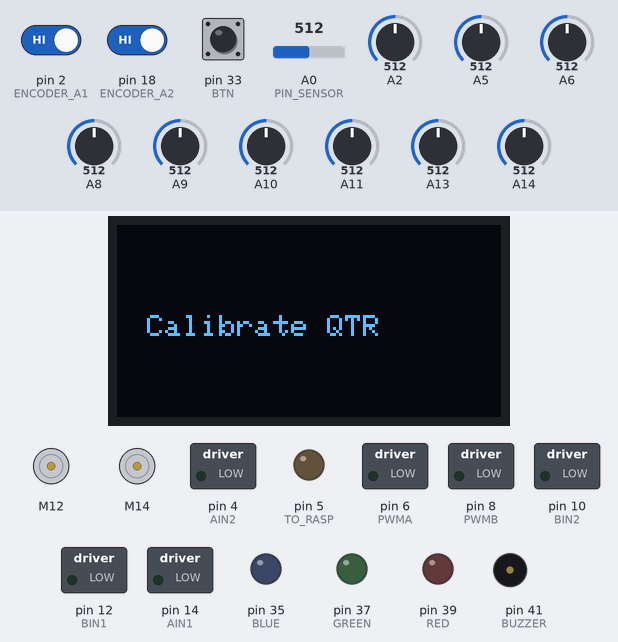
Bench run of a sketch on a simulated Arduino Mega 2560, built with avr-gcc and run on an emulated ATmega2560. On the bench: 128×64 one-colour display, 2 × DC motor (green arrow = forward, orange = backward, longer = faster), switched loads named in the sketch (green lamp = pin HIGH), output pins drawn as LEDs (lit = HIGH), buzzer (waves = sounding, pin HIGH). The inputs (shaded band) are chosen by the test bench; at power-on: pin 33 (BTN) LOW, A2 = 512, A5 = 512, A0 (PIN_SENSOR) = 512, A8 = 512, pin 2 (ENCODER_A1) HIGH, pin 18 (ENCODER_A2) HIGH, A6 = 512, A9 = 512, A10 = 512, A11 = 512, A13 = 512, A14 = 512. What the sketch prints to the serial monitor is not drawn.

Above: at 1.4 s.
1.5 s: pin 33 (BTN) pulled HIGH for 0.15 s
At 3.1 s:
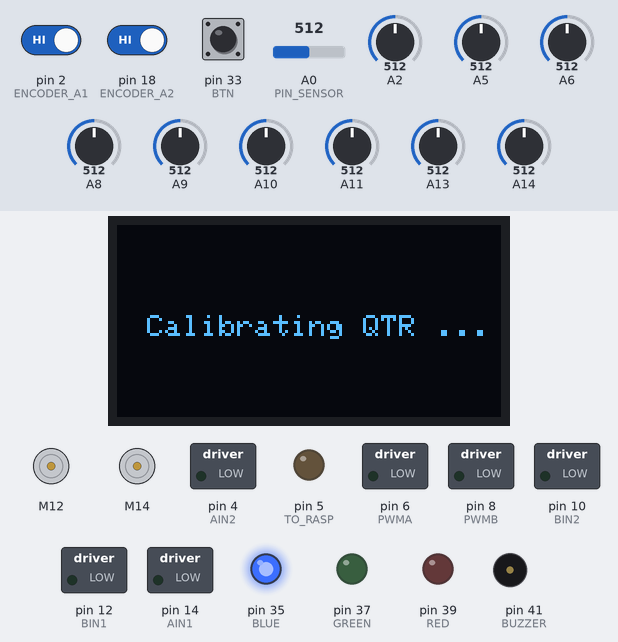
4.6 s: pin 33 (BTN) pulled HIGH for 3.2 s
At 9.0 s:
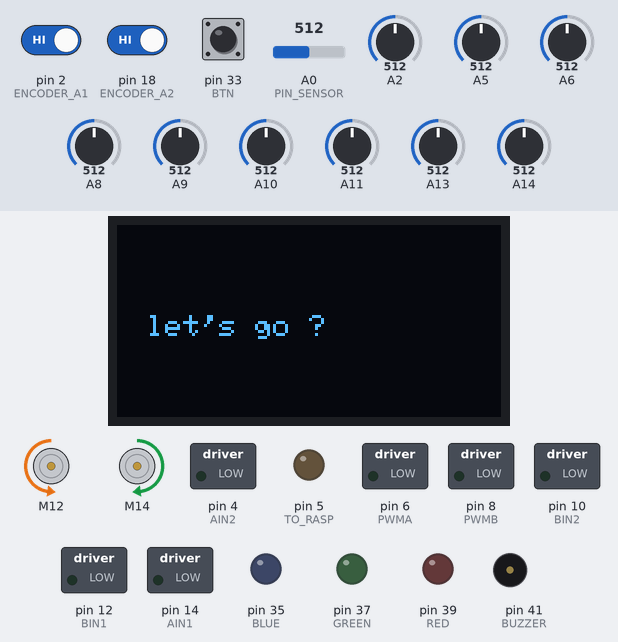
9.3 s: A2 set to 130
At 10.1 s:
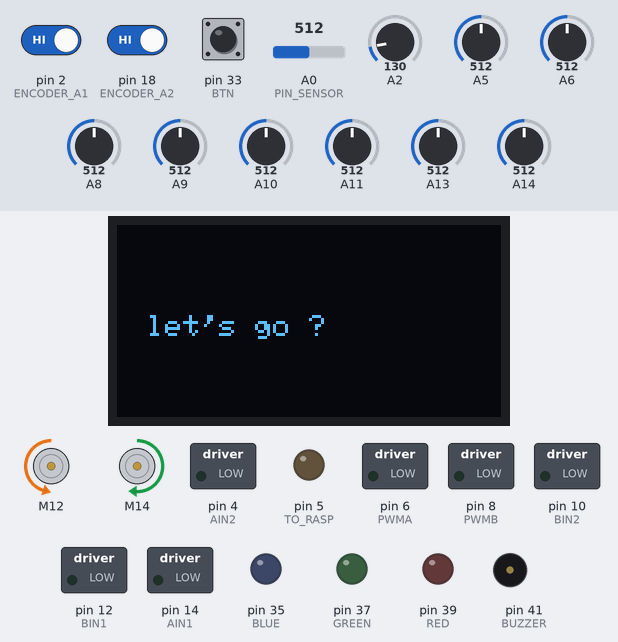
10.8 s: A5 set to 306
At 11.4 s:
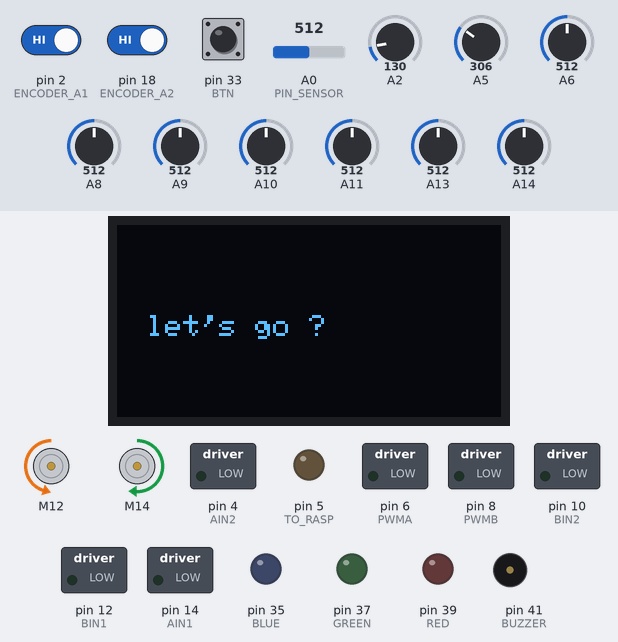
12.3 s: A0 (PIN_SENSOR) set to 30
At 13.5 s:
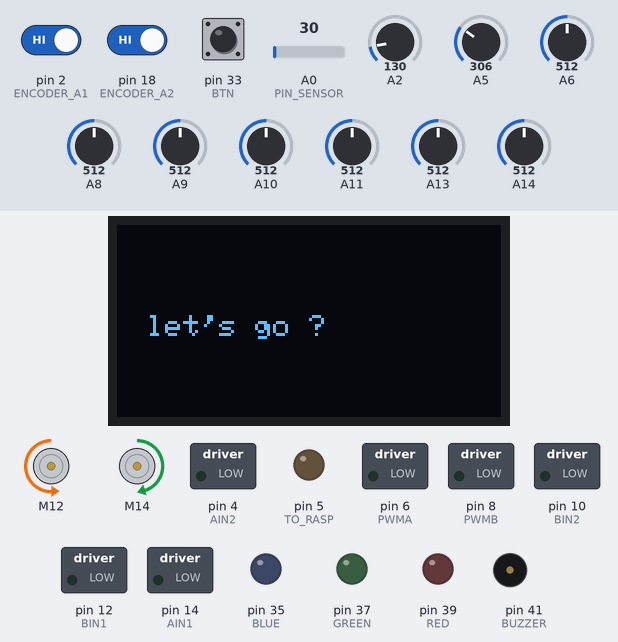
13.8 s: A8 set to 490
At 14.7 s:
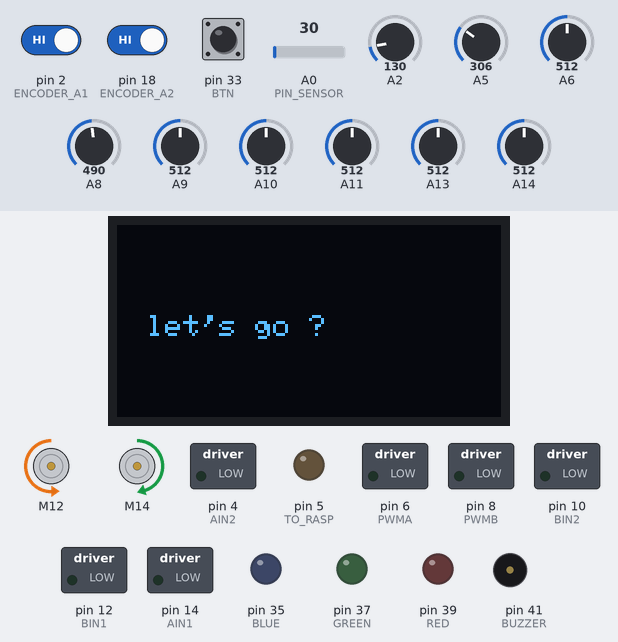
Timing chart, 0 to 16.3 s (numbered marks = the images above; inputs shaded):
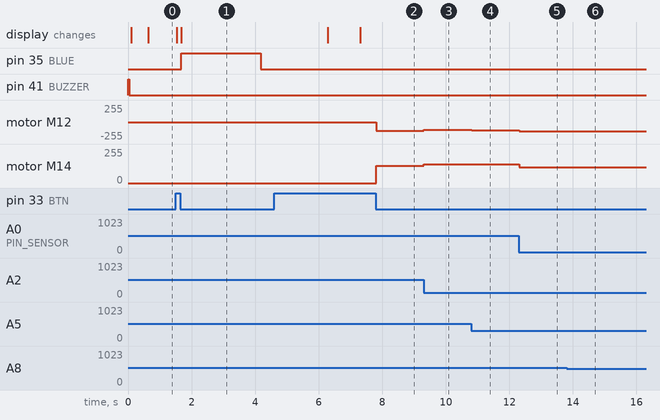

The sketch:

enstab_competition.ino
```cpp
/*
 * enstab_competition - Fast line follower robot (Arduino Mega 2560 Pro)
 *
 * Sketch files (the Arduino IDE merges them in this order):
 *   enstab_competition.ino  -> includes, pin config, globals, setup() and loop()
 *   Bluetooth.ino           -> Bluetooth remote control (handleVoiceCommand)
 *   Encoder.ino             -> wheel encoders, encoder-based moves
 *   Gyro.ino                -> MPU6050 init and angle reading (MPU6050_light)
 *   Line_Follower.ino       -> QTR calibration, speed presets, PID line following
 *   Utils.ino               -> motors, LED, buzzer, sensors, OLED, sensor helpers
 */

#include <Wire.h>
#include <Adafruit_GFX.h>
#include <Adafruit_SSD1306.h>
#include <SparkFun_TB6612.h>
#include <QTRSensors.h>
#include <MPU6050_light.h>
#include <SoftwareSerial.h>

// ============================== RUN MODE ==============================
// 0 = line following (press the button to stop / restart)
// 1 = Bluetooth remote control (see Bluetooth.ino)
#define USE_BLUETOOTH 0

// ============================== BLUETOOTH =============================
#define BT_RX 13  // Arduino RX  <- module TX
#define BT_TX 11  // Arduino TX  -> module RX
SoftwareSerial bluetooth(BT_RX, BT_TX);

// ============================== MPU6050 ===============================
// MPU6050_light library. Default I2C address 0x68 (AD0 low);
// if AD0 is high, call mpu.setAddress(0x69) before mpu.begin().
MPU6050 mpu(Wire);

// ======================== TB6612FNG MOTOR DRIVER ======================
#define AIN1    14
#define AIN2    4
#define BIN1    12
#define BIN2    10
#define PWMA    6   // Motor A PWM
#define PWMB    8   // Motor B PWM
#define STBY    -1  // Standby pin (not used)
#define OFFSETL 1
#define OFFSETR -1

Motor MotorR = Motor(AIN1, AIN2, PWMA, OFFSETL, STBY);
Motor MotorL = Motor(BIN1, BIN2, PWMB, OFFSETR, STBY);

// ============================== ENCODERS ==============================
#define ENCODER_A1 2   // Motor 1 encoder
#define ENCODER_B1 3
#define ENCODER_A2 18  // Motor 2 encoder
#define ENCODER_B2 19

// ============================ RASPBERRY PI ============================
#define TO_RASP 5  // Output to the Raspberry Pi
#define IN_A    7  // Input from the Raspberry Pi
#define IN_B    9  // Input from the Raspberry Pi

// ============================ OLED DISPLAY ============================
#define SCREEN_WIDTH  128  // OLED width, in pixels
#define SCREEN_HEIGHT 64   // OLED height, in pixels
#define OLED_RESET    -1   // Reset pin (-1 = shared with Arduino reset)

Adafruit_SSD1306 display(SCREEN_WIDTH, SCREEN_HEIGHT, &Wire, OLED_RESET);

// =============================== DEVICES ==============================
constexpr uint8_t RED    = 39;
constexpr uint8_t GREEN  = 37;
constexpr uint8_t BLUE   = 35;

constexpr uint8_t BUZZER = 41;
constexpr uint8_t BTN    = 33;

constexpr uint8_t ECHO   = 15;
constexpr uint8_t TRIG   = 17;

constexpr uint8_t PROX_L = 22;
constexpr uint8_t PROX_R = 11;
constexpr uint8_t PROX_a = 19;

// ============================= QTR SENSORS ============================
constexpr uint8_t SENSORCOUNT = 14;
#define PIN_SENSOR A0

uint16_t SensorValues[SENSORCOUNT];

const uint8_t Analog_Pins[] = {
  PIN_SENSOR
};

QTRSensors qtr;

// Manual calibration values (see loadManualCalibration() in Line_Follower.ino)
uint16_t manualMin[SENSORCOUNT] = { 946, 932, 929, 927, 927, 926, 934, 938, 934, 927, 931, 931, 933, 940 };  // Black
uint16_t manualMax[SENSORCOUNT] = { 990, 987, 986, 977, 985, 982, 976, 985, 985, 977, 984, 986, 980, 980 };  // White

// ========================== LINE FOLLOWER PID =========================
uint16_t position;
int16_t P;
int16_t I;
int16_t D;
int16_t lastError   = 0;
int16_t error       = 0;
int16_t motorspeed  = 0;
int16_t motorspeedl = 0;  // Left
int16_t motorspeedr = 0;  // Right
int16_t MAXSPEEDR   = 0;  // Max speed, right motor
int16_t MAXSPEEDL   = 0;  // Max speed, left motor
int16_t BASESPEEDR  = 0;  // Base speed, right motor
int16_t BASESPEEDL  = 0;  // Base speed, left motor
float Kp = 0.0;
float Ki = 0.0;
float Kd = 0.0;

// ===================== PROTOTYPES (default arguments) =================
void stopMotors(int time = 0);
bool allSensors(char m = 'B');
bool sensorIs(int index, char color = 'B');
bool sensorsMatch(int indexes[], int size, char s = '>', int threshold = 500);
void turnWithEncoders(char rot, String meth = "adi");
void followLine(bool ret = true, char mode = 'B');
void followLineThroughGaps(bool ret = true, char mode = 'B');
void followLineRecover(char mode = 'B');

// =============================== SETUP ================================
void setup(void)
{
  Serial.begin(9600);
  bluetooth.begin(9600);

  pinMode(BUZZER, OUTPUT);
  pinMode(TRIG, OUTPUT);
  pinMode(ECHO, INPUT);
  pinMode(BTN, INPUT);
  pinMode(RED, OUTPUT);
  pinMode(GREEN, OUTPUT);
  pinMode(BLUE, OUTPUT);
  pinMode(PROX_R, INPUT);
  pinMode(PROX_L, INPUT);
  pinMode(PROX_a, INPUT);

  pinMode(TO_RASP, OUTPUT);
  pinMode(IN_A, INPUT);
  pinMode(IN_B, INPUT);

  pinMode(AIN1, OUTPUT);
  pinMode(AIN2, OUTPUT);
  pinMode(BIN1, OUTPUT);
  pinMode(BIN2, OUTPUT);
  pinMode(PWMA, OUTPUT);
  pinMode(PWMB, OUTPUT);

  pinMode(ENCODER_A1, INPUT_PULLUP);
  pinMode(ENCODER_B1, INPUT_PULLUP);
  pinMode(ENCODER_A2, INPUT_PULLUP);
  pinMode(ENCODER_B2, INPUT_PULLUP);
  attachInterrupt(digitalPinToInterrupt(ENCODER_A1), isrEncoder1, RISING);
  attachInterrupt(digitalPinToInterrupt(ENCODER_A2), isrEncoder2, RISING);

  beep(1, 40);
  setLed(0, 0, 0);

  qtr.setTypeAnalog();
  qtr.setSensorPins(Analog_Pins, SENSORCOUNT);

  if (!display.begin(SSD1306_SWITCHCAPVCC, 0x3C)) {
    Serial.println(F("SSD1306 allocation failed"));
    while (1);  // Stop here
  }
  display.setTextColor(SSD1306_WHITE);
  delay(500);
  display.clearDisplay();

  Serial.println(F("restart"));
  startupSequence();
  mediumSpeedConfig();
}

// ================================ LOOP ================================
void loop(void)
{
#if USE_BLUETOOTH
  handleVoiceCommand();
#else
  // The track-specific mission programs used in competition are not published.
  // This mode follows the line until the button is pressed.
  while (digitalRead(BTN));       // Wait for release
  while (digitalRead(BTN) == 0) {
    followLine();
  }
  stopMotors();
  while (digitalRead(BTN));       // Wait for release
  while (digitalRead(BTN) == 0);  // Wait for press to run again
#endif
}

// ========================== STARTUP SEQUENCE ==========================
static void startupSequence(void)
{
  // QTR sensor calibration
  showText("Calibrate QTR");
  while (digitalRead(BTN) == 0);  // Wait for press
  showText("wait");
  setLed(0, 0, 0);
  while (digitalRead(BTN));       // Wait for release
  showText("Calibrating QTR ...");
  calibrateSensors();                  // or loadManualCalibration();
  showText("QTR calibrated");

  // Gyro calibration (disabled)
  // showText("Calibrate gyro");
  // while (digitalRead(BTN) == 0);
  // showText("wait");
  // while (digitalRead(BTN));
  // setLed(0, 1, 0);
  // initGyro();
  // setLed(0, 0, 0);
  // beep(2, 30);
  // showText("Gyro calibrated");

  delay(1000);

  // Show sensor bars until the button is pressed
  while (digitalRead(BTN) == 0) {
    showSensorScreen();
  }
  showText("let's go ?");
}
```

Bluetooth.ino
```cpp
// ============================================================
//  Bluetooth.ino - remote control over an HC-05 / HC-06 module
// ============================================================
//
//  The module is on SoftwareSerial "bluetooth" (pins BT_RX / BT_TX,
//  see enstab_competition.ino). Set USE_BLUETOOTH to 1 to use it in loop().
//
//  Commands:
//    'F' -> forward     'B' -> backward
//    'R' -> right       'L' -> left
//    'D' -> dance (turn right for 300 ms)
//    'S' -> stop

#define BT_SPEED      100  // Motor speed for Bluetooth moves (0..255)
#define DANCE_TIME_MS 300

void handleVoiceCommand(void)
{
  if (!bluetooth.available()) return;

  char cmd = bluetooth.read();

  switch (cmd) {
    case 'F':  // Forward
      setMotorSpeeds(BT_SPEED, BT_SPEED);
      break;
    case 'B':  // Backward
      setMotorSpeeds(-BT_SPEED, -BT_SPEED);
      break;
    case 'R':  // Turn right
      setMotorSpeeds(BT_SPEED, -BT_SPEED);
      break;
    case 'L':  // Turn left
      setMotorSpeeds(-BT_SPEED, BT_SPEED);
      break;
    case 'D':  // Dance: turn right for 300 ms
      setMotorSpeeds(BT_SPEED, -BT_SPEED);
      delay(DANCE_TIME_MS);
      stopMotors();
      break;
    case 'S':  // Stop
      stopMotors();
      break;
    default:   // Ignore anything else (e.g. '\r', '\n')
      break;
  }
}
```

Encoder.ino
```cpp
// ============================================================
//  Encoder.ino - wheel encoders and encoder-based moves
// ============================================================

volatile long count1 = 0, count2 = 0;  // Encoder pulse counts
long targetPulses = 0;

// Encoder interrupts
void isrEncoder1() { count1++; }
void isrEncoder2() { count2++; }

// Trajectory correction PID
double Kp_corr = 1.5, Ki_corr = 0.004, Kd_corr = 0;
double integral_corr = 0, previousError_corr = 0;

double computeSyncCorrection(double error)
{
  integral_corr += error;
  double derivative = error - previousError_corr;
  double correction = (Kp_corr * error) + (Ki_corr * integral_corr) + (Kd_corr * derivative);
  previousError_corr = error;
  return correction;
}

// Drive straight for "rotations" wheel turns, keeping both wheels in sync
void driveStraightEncoders(int rotations, int baseSpeed)
{
  targetPulses = rotations * 112;  // Turns -> pulses
  setMotorSpeeds(120, 120);
  delay(50);
  count1 = 0;
  count2 = 0;

  while (count1 < targetPulses || count2 < targetPulses) {
    double trajectoryError = count1 - count2;  // Pulse difference between wheels
    double correction = computeSyncCorrection(trajectoryError);
    int motor1Speed = constrain(baseSpeed - correction, 0, baseSpeed + 20);
    int motor2Speed = constrain(baseSpeed + correction, 0, baseSpeed + 20);
    setMotorSpeeds(motor1Speed, motor2Speed);
  }
  stopMotors();
  Serial.println(F("Move done"));
}

// Move one wheel / spin for "rotations" wheel turns
// motor: 'g' = left wheel only, 'l' = spin (left fwd, right back),
//        'd' = right wheel only, other = spin (right fwd, left back)
void rotateWheels(char motor, float rotations, int baseSpeed)
{
  int targetPulses = rotations * 200;  // Turns -> pulses
  count1 = 0;
  count2 = 0;

  if (motor == 'g') {
    setMotorSpeeds(baseSpeed, 0);
    while (count1 < targetPulses);
  } else if (motor == 'l') {
    setMotorSpeeds(baseSpeed, -baseSpeed);
    while (count1 < targetPulses);
  } else if (motor == 'd') {
    setMotorSpeeds(0, baseSpeed);
    while (count2 < targetPulses);
  } else {
    setMotorSpeeds(-baseSpeed, baseSpeed);
    while (count2 < targetPulses);
  }

  stopMotors();
  Serial.println(F("Move done"));
}
```

Gyro.ino
```cpp
// ============================================================
//  Gyro.ino - MPU6050 initialisation and angle reading
//  Library: MPU6050_light (rfetick), install it from the Library Manager
// ============================================================

float angle;

// ========================= INITIALISATION ========================
// Keep the robot still and flat while this runs (about 1 s).
void initGyro(void)
{
  Wire.begin();
  byte status = mpu.begin();
  Serial.print(F("MPU6050 status: "));
  Serial.println(status);  // 0 = OK
  if (status != 0) {
    Serial.println(F("MPU6050 not found, check the wiring"));
    return;
  }

  Serial.println(F("Calculating offsets, do not move the robot..."));
  delay(1000);
  mpu.calcOffsets();  // Gyro and accelerometer offsets
  Serial.println(F("Gyro ready"));
}

// ========================== ANGLE READING ========================
// Returns the current heading (yaw) in degrees, wrapped to -180 .. 180.
// MPU6050_light integrates the gyro on each update(), so call this often
// (every loop iteration while moving).
float getAngle(void)
{
  mpu.update();
  float a = fmod(mpu.getAngleZ() + 180.0, 360.0);
  if (a < 0) a += 360.0;
  return a - 180.0;
}
```

Line_Follower.ino
```cpp
// ============================================================
//  Line_Follower.ino - QTR calibration, speed presets, PID line follow
// ============================================================

// ========================== SPEED PRESETS ==========================
void straightFastConfig(void)
{
  Kp = 0.023;
  Kd = 0.15;
  MAXSPEEDR  = 240;
  MAXSPEEDL  = 240;
  BASESPEEDR = MAXSPEEDR - 20;
  BASESPEEDL = MAXSPEEDL - 20;
}

void straightSlowConfig(void)
{
  Kp = 0.015;
  Kd = 0.12;
  MAXSPEEDR  = 130;
  MAXSPEEDL  = 130;
  BASESPEEDR = MAXSPEEDR - 20;
  BASESPEEDL = MAXSPEEDL - 20;
}

void maxSpeedConfig(void)
{
  Kp = 0.04;
  Kd = 0.25;
  MAXSPEEDR  = 230;
  MAXSPEEDL  = 230;
  BASESPEEDR = MAXSPEEDR - 20;
  BASESPEEDL = MAXSPEEDL - 20;
}

void mediumSpeedConfig(void)
{
  Kp = 0.038;
  Kd = 0.2;
  MAXSPEEDR  = 140;
  MAXSPEEDL  = 140;
  BASESPEEDR = MAXSPEEDR - 10;
  BASESPEEDL = MAXSPEEDL - 10;
}

void minSpeedConfig(void)
{
  Kp = 0.027;
  Kd = 0.15;
  MAXSPEEDR  = 130;
  MAXSPEEDL  = 130;
  BASESPEEDR = MAXSPEEDR - 20;
  BASESPEEDL = MAXSPEEDL - 20;
}

void mediumSpeedTightConfig(void)
{
  Kp = 0.038;
  Kd = 0.2;
  MAXSPEEDR  = 120;
  MAXSPEEDL  = 120;
  BASESPEEDR = MAXSPEEDR - 20;
  BASESPEEDL = MAXSPEEDL - 20;
}

// ========================= PID LINE FOLLOW =========================
static void readLine(char mode)
{
  if (mode == 'B') {
    position = qtr.readLineBlack(SensorValues);
  } else if (mode == 'W') {
    position = qtr.readLineWhite(SensorValues);
  }
}

// Clamp motor speeds. ret = true allows reverse, false keeps speeds >= 0
static void limitSpeeds(bool ret)
{
  if (motorspeedl > MAXSPEEDL) motorspeedl = MAXSPEEDL;
  if (motorspeedr > MAXSPEEDR) motorspeedr = MAXSPEEDR;

  if (ret) {
    if (motorspeedl < -MAXSPEEDL) motorspeedl = -MAXSPEEDL;
    if (motorspeedr < -MAXSPEEDR) motorspeedr = -MAXSPEEDR;
  } else {
    if (motorspeedl < 0) motorspeedl = 0;
    if (motorspeedr < 0) motorspeedr = 0;
  }
}

// PD line follow (integral disabled)
// ret:  true = allow reverse, false = forward only
// mode: 'B' = black line, 'W' = white line
void followLine(bool ret, char mode)
{
  readLine(mode);

  error = (((SENSORCOUNT - 1) * 1000) / 2) - position;
  P = error;
  D = error - lastError;

  motorspeed  = (P * Kp) + (I * Ki) + (D * Kd);
  motorspeedr = BASESPEEDR + motorspeed;
  motorspeedl = BASESPEEDL - motorspeed;
  limitSpeeds(ret);

  setMotorSpeeds(motorspeedl, motorspeedr);
  lastError = error;
}

// Same as followLine (with integral), but goes straight when all sensors see white
void followLineThroughGaps(bool ret, char mode)
{
  readLine(mode);

  error = (((SENSORCOUNT - 1) * 1000) / 2) - position;
  P = error;
  I += error;
  D = error - lastError;

  motorspeed  = (P * Kp) + (I * Ki) + (D * Kd);
  motorspeedr = BASESPEEDR + motorspeed;
  motorspeedl = BASESPEEDL - motorspeed;
  limitSpeeds(ret);

  if (allSensors('W')) {
    setMotorSpeeds(140, 140);
  } else {
    setMotorSpeeds(motorspeedl, motorspeedr);
  }
  lastError = error;
}

// Forward-only line follow; when the line is lost, keeps turning to one side
void followLineRecover(char mode)
{
  readLine(mode);

  if (allSensors('W')) {
    error = ((SENSORCOUNT - 1) * 1000) / 2;
  } else {
    error = (((SENSORCOUNT - 1) * 1000) / 2) - position;
  }
  P = error;
  I += error;
  D = error - lastError;

  motorspeed  = (P * Kp) + (I * Ki) + (D * Kd);
  motorspeedr = BASESPEEDR + motorspeed;
  motorspeedl = BASESPEEDL - motorspeed;
  limitSpeeds(false);

  setMotorSpeeds(motorspeedl, motorspeedr);
  lastError = error;
}

// =========================== CALIBRATION ===========================
void calibrateSensors(void)
{
  setLed(0, 0, 1);  // Blue LED: calibration running
  for (uint16_t i = 0; i < 100; i++) {
    qtr.calibrate();
  }
  setLed(0, 0, 0);
  delay(1500);

  // Print min / max calibration values
  for (uint8_t i = 0; i < SENSORCOUNT; i++) {
    Serial.print(qtr.calibrationOn.minimum[i]);
    Serial.print(' ');
  }
  Serial.println();
  for (uint8_t i = 0; i < SENSORCOUNT; i++) {
    Serial.print(qtr.calibrationOn.maximum[i]);
    Serial.print(' ');
  }
  Serial.println();
  Serial.println();
  delay(500);
}

// Use the saved manualMin / manualMax values instead of calibrating
void loadManualCalibration(void)
{
  qtr.calibrate();  // Allocates the calibration arrays
  for (uint8_t i = 0; i < SENSORCOUNT; i++) {
    qtr.calibrationOn.minimum[i] = manualMin[i];
    qtr.calibrationOn.maximum[i] = manualMax[i];
  }
}
```

Source omitted: Utils.ino (5325 bytes)

Measured:
- after the input at 1.5 s, pin 35 (BLUE): LOW → HIGH after 0.18 s, → LOW 2.5 s later; the display: first changes at once (image 1 shows a later state)
- after the input at 4.6 s, motor M12: stopped → backward 130/255 after 3.2 s; motor M14: stopped → forward 130/255 after 3.2 s; the display: first differs from a run without the input after 2.7 s (image 2)
- after the input at 9.3 s, motor M12: backward 130/255 → backward 119/255 at once; motor M14: forward 130/255 → forward 140/255 at once
- after the input at 10.8 s, motor M12: backward 119/255 → backward 120/255 at once
- after the input at 12.3 s, motor M12: backward 120/255 → backward 140/255 at once; motor M14: forward 140/255 → forward 120/255 at once
- after the input at 13.8 s, motor M14: forward 120/255 → forward 119/255 at once
